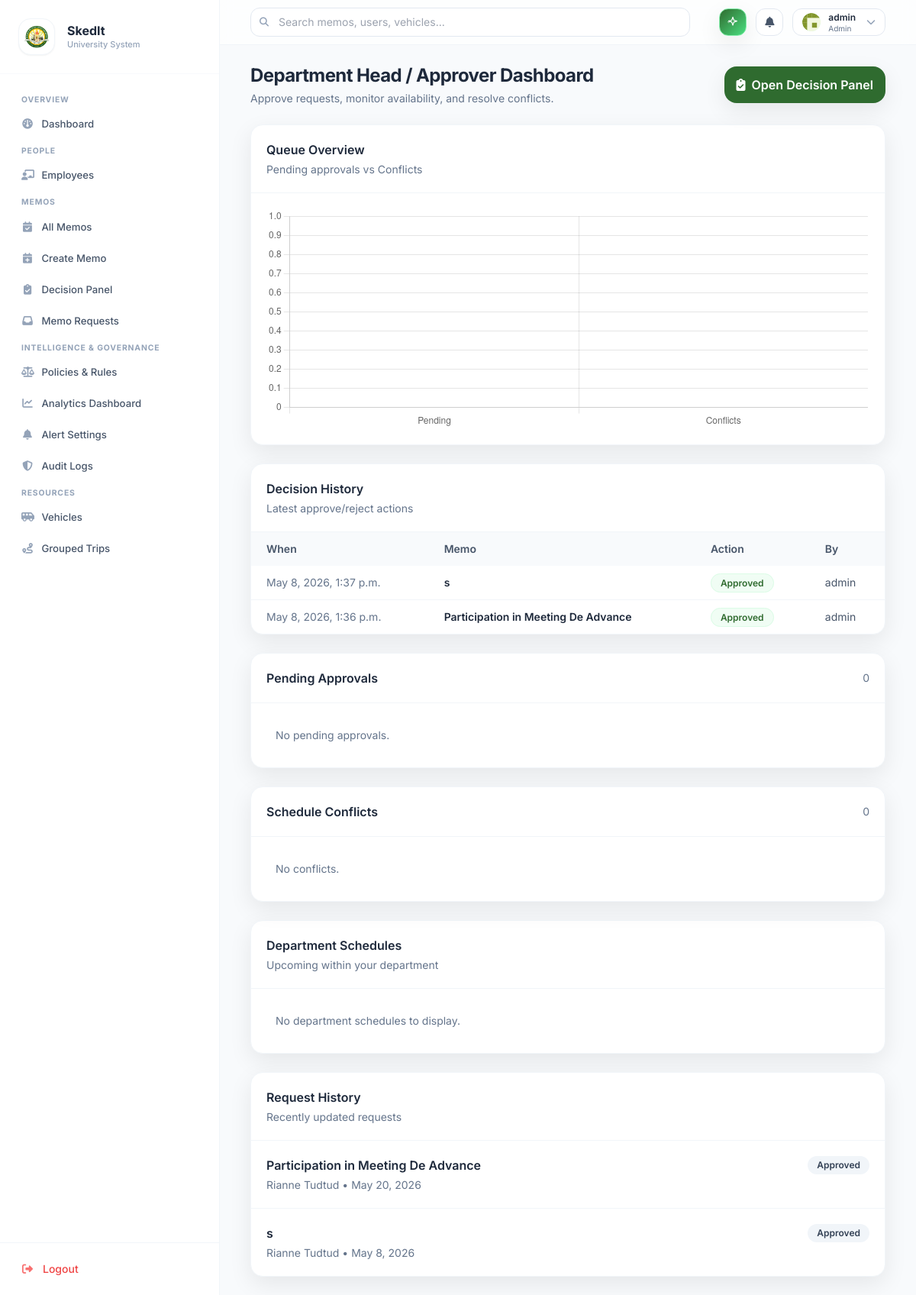
The app's page /accounts/dashboards/approver/ (signed in), older data.
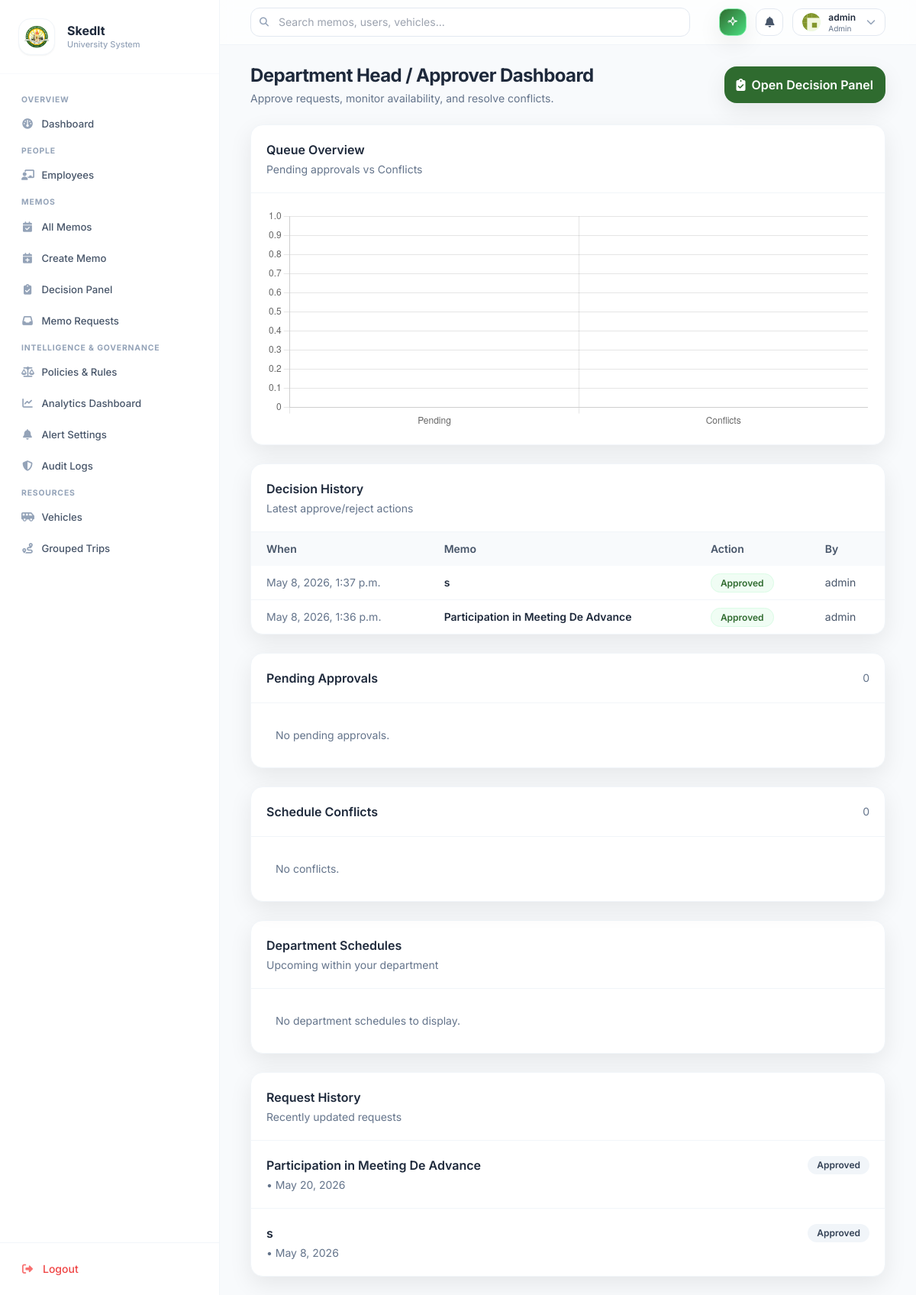
The same page, newer data.
### memos/models.py (models this page shows, shortened)
class Memo(models.Model):
    class Priority(models.TextChoices):
        CRITICAL = "critical", "Critical"
        HIGH = "high", "High"
        MEDIUM = "medium", "Medium"
        LOW = "low", "Low"
    class Status(models.TextChoices):
        DRAFT = "draft", "Draft"
        PENDING = "pending", "Pending"
        APPROVED = "approved", "Approved"
        REJECTED = "rejected", "Rejected"
        DELEGATED = "delegated", "Delegated"
        CONFLICT = "conflict", "Conflict"
    class Category(models.TextChoices):
        INTERNAL = "internal", "Internal"
        EXTERNAL = "external", "External"
    title = models.CharField(max_length=200)
    description = models.TextField(blank=True)
    created_by = models.ForeignKey(
        settings.AUTH_USER_MODEL,
        on_delete=models.SET_NULL,
        null=True,
        blank=True,
        related_name="created_memos",
    )
    employees = models.ManyToManyField(
        settings.AUTH_USER_MODEL, related_name="memos", blank=True
    )
    to_all = models.BooleanField(default=False)
    reference_number = models.CharField(max_length=50, blank=True)
    date = models.DateField()
    start_time = models.TimeField()
    end_time = models.TimeField()
    venue = models.CharField(max_length=255, blank=True)
    destination = models.CharField(max_length=255, blank=True)
    priority = models.CharField(max_length=10, choices=Priority.choices, default=Priority.MEDIUM)
    required = models.BooleanField(default=False)
    category = models.CharField(max_length=20, choices=Category.choices, default=Category.INTERNAL)
    status = models.CharField(max_length=15, choices=Status.choices, default=Status.PENDING)
    delegated_to = models.ForeignKey(
        settings.AUTH_USER_MODEL,
        on_delete=models.SET_NULL,
        null=True,
        blank=True,
        related_name="delegated_memos",
    )
    campus = models.ForeignKey(
        "accounts.Campus", on_delete=models.SET_NULL, null=True, blank=True, related_name="memos"
    )
    department = models.ForeignKey(
        "accounts.Department", on_delete=models.SET_NULL, null=True, blank=True, related_name="memos"
    )
    created_at = models.DateTimeField(default=timezone.now, editable=False)
    updated_at = models.DateTimeField(auto_now=True)
    class Meta:
        ordering = ["-date", "start_time"]
        indexes = [
            models.Index(fields=["date", "start_time", "end_time"]),
        ]
    def get_employee_names(self) -> str:
        if self.to_all:
            return "All Faculty Members and Student"
        names = []
        for user in self.employees.all():
            if hasattr(user, 'profile') and user.profile.first_name:
                names.append(f"{user.profile.first_name} {user.profile.last_name}")
            else:
                names.append(user.get_full_name() or user.username)
        return ", ".join(names)

### accounts/models.py (models this page shows, shortened)
class Profile(models.Model):
    class Role(models.TextChoices):
        ADMIN = "admin", "Admin"
        HR = "hr", "HR"
        EMPLOYEE = "instructor", "Employee"
        APPROVER = "approver", "Department Head/Approver"
        TRANSPORTATION = "transportation", "Transportation"
        STAFF = "staff", "Staff"
    user = models.OneToOneField(User, on_delete=models.CASCADE, related_name="profile")
    first_name = models.CharField(max_length=150, blank=True)
    middle_name = models.CharField(max_length=150, blank=True)
    last_name = models.CharField(max_length=150, blank=True)
    employee_id = models.CharField(max_length=50, unique=True, null=True, blank=True)
    mobile_number = models.CharField(max_length=30, blank=True)
    address = models.TextField(blank=True)
    role = models.CharField(max_length=20, choices=Role.choices, default=Role.EMPLOYEE)
    department = models.ForeignKey(
        Department, on_delete=models.SET_NULL, null=True, blank=True, related_name="profiles"
    )
    profile_picture = models.ImageField(upload_to="profile_pictures/", null=True, blank=True)

### accounts/views.py (the view)
# urls.py: path("dashboards/approver/", views.approver_dashboard, name="approver_dashboard"),
@login_required
def approver_dashboard(request):
    role = getattr(request.user.profile, "role", None)
    if role != Profile.Role.APPROVER and not request.user.is_staff:
        return redirect("accounts:post_login")
    today = timezone.localdate()
    pending_approvals = Memo.objects.filter(status=Memo.Status.PENDING).order_by(
        "date", "start_time"
    )[:25]
    schedule_conflicts = Memo.objects.filter(status=Memo.Status.CONFLICT).order_by(
        "date", "start_time"
    )[:25]
    dept = request.user.profile.department
    if dept:
        dept_user_ids = dept.profiles.values_list("user_id", flat=True)
        department_schedules = Memo.objects.filter(
            delegated_to_id__in=dept_user_ids, date__gte=today
        ).order_by("date", "start_time")[:25]
    else:
        department_schedules = Memo.objects.none()
    request_history = Memo.objects.exclude(status=Memo.Status.PENDING).order_by("-updated_at")[:15]
    decision_history = (
        MemoDecision.objects.select_related("memo", "decided_by")
        .order_by("-created_at")[:20]
    )
    return render(
        request,
        "accounts/dashboards/approver_dashboard.html",
        {
            "pending_approvals": pending_approvals,
            "schedule_conflicts": schedule_conflicts,
            "department_schedules": department_schedules,
            "request_history": request_history,
            "decision_history": decision_history,
        },
    )

### notifications/context_processors.py (called while the page is built)
def unread_notifications(request):
    user = getattr(request, "user", None)
    if not user or not getattr(user, "is_authenticated", False):
        return {
            "unread_notifications_count": 0,
            "recent_notifications": [],
        }
    return {
        "unread_notifications_count": Notification.objects.filter(user=user, is_read=False).count(),
        "recent_notifications": (
            Notification.objects.filter(user=user)
            .order_by("-created_at")[:8]
        ),
    }

### templates/accounts/dashboards/approver_dashboard.html (shortened to what the changed rows need)
{% extends "base.html" %}
{% block content %}
<div class="flex items-center justify-between gap-4">
  <div>
    <h1 class="text-2xl font-bold tracking-tight">Department Head / Approver Dashboard</h1>
  </div>
</div>
<div class="rounded-2xl bg-white border border-slate-100 shadow-soft overflow-hidden mt-6">
  <div class="overflow-x-auto">
    <table class="min-w-full text-sm">
      <thead class="bg-slate-50 text-slate-600">
        <tr>
          <th class="text-left font-semibold px-5 py-3">When</th>
          <th class="text-left font-semibold px-5 py-3">Memo</th>
          <th class="text-left font-semibold px-5 py-3">Action</th>
          <th class="text-left font-semibold px-5 py-3">By</th>
        </tr>
      </thead>
    </table>
  </div>
</div>
<div class="rounded-2xl bg-white border border-slate-100 shadow-soft overflow-hidden mt-6">
  <div class="divide-y divide-slate-100">
    {% for m in request_history %}
      <div class="p-5 hover:bg-green-50/40 transition">
        <div class="flex items-start justify-between gap-4">
          <div>
            <div class="font-semibold">{{ m.title }}</div>
            <div class="text-sm text-slate-500 mt-1">{{ m.get_employee_names }} • {{ m.date }}</div>
          </div>
          <span class="px-3 py-1 rounded-full text-xs font-semibold bg-slate-100 text-slate-700">{{ m.get_status_display }}</span>
        </div>
      </div>
    {% empty %}
      <div class="p-8 text-sm text-slate-500">No history yet.</div>
    {% endfor %}
  </div>
</div>
<script>
  (() => {
    const el = document.getElementById('approverQueueChart');
    if (!el || typeof Chart === 'undefined') return;
    const pending = parseInt(el.dataset.pending || '0', 10);
    const conflicts = parseInt(el.dataset.conflicts || '0', 10);
    new Chart(el, {
      type: 'bar',
      data: {
        labels: ['Pending', 'Conflicts'],
        datasets: [{
          label: 'Count',
          data: [pending, conflicts],
          backgroundColor: ['#F2B705', '#EF4444'],
          borderWidth: 0,
          borderRadius: 10,
        }]
      },
      options: {
        responsive: true,
        plugins: { legend: { display: false } },
        scales: { y: { beginAtZero: true } }
      }
    });
  })();
</script>
{% endblock %}

Row changes from the older to the newer data that the page shows:
changed Memo "Participation in Meeting De Advance": get_employee_names "Rianne Tudtud" → (not shown)
changed Memo "May 8, 2026": get_employee_names "Rianne Tudtud" → (not shown)
